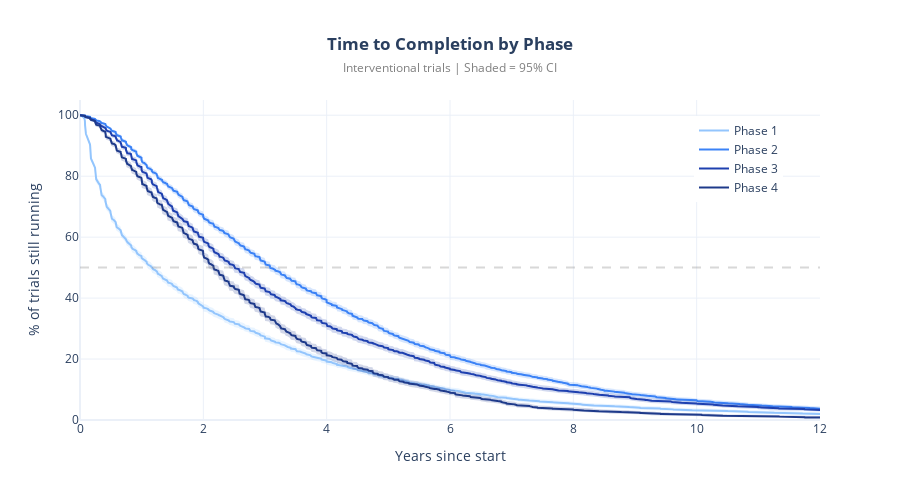

Write notebook code for a chart like this one.
### Code cell
# ============================================================
# 3.2 Kaplan-Meier curves by phase with 95% CI
# ============================================================

# Phase colors (with lighter versions for CI bands)
phase_colors = {
    'Phase 1': '#93c5fd',  # Light blue
    'Phase 2': '#3b82f6',  # Blue
    'Phase 3': '#1e40af',  # Dark blue
    'Phase 4': '#1e3a8a',  # Darker blue
}
phase_ci_colors = {
    'Phase 1': 'rgba(147, 197, 253, 0.2)',
    'Phase 2': 'rgba(59, 130, 246, 0.2)',
    'Phase 3': 'rgba(30, 64, 175, 0.2)',
    'Phase 4': 'rgba(30, 58, 138, 0.2)',
}

fig_phase = go.Figure()

for phase in clinical_phases:
    if phase in phase_km:
        kmf_p = phase_km[phase]
        sf = kmf_p.survival_function_
        ci = kmf_p.confidence_interval_survival_function_
        
        # Convert to years
        sf_years = sf.copy()
        sf_years.index = sf_years.index / 365.25
        ci_years = ci.copy()
        ci_years.index = ci_years.index / 365.25
        
        # Add CI band
        fig_phase.add_trace(go.Scatter(
            x=list(ci_years.index) + list(ci_years.index[::-1]),
            y=list(ci_years.iloc[:, 1] * 100) + list(ci_years.iloc[:, 0][::-1] * 100),
            fill='toself',
            fillcolor=phase_ci_colors.get(phase, 'rgba(100,100,100,0.2)'),
            line=dict(color='rgba(255,255,255,0)'),
            hoverinfo='skip',
            showlegend=False,
            name=f'{phase} CI',
        ))
        
        # Add main line
        fig_phase.add_trace(go.Scatter(
            x=sf_years.index,
            y=sf_years[phase] * 100,
            mode='lines',
            name=phase,
            line=dict(color=phase_colors.get(phase, DEFAULT_COLORS[0]), width=2),
            hovertemplate=f'{phase}<br>Year: %{{x:.1f}}<br>Still running: %{{y:.1f}}%<extra></extra>',
        ))

# Add 50% line
fig_phase.add_hline(y=50, line_dash='dash', line_color='gray', opacity=0.3)

fig_phase.update_layout(
    title=dict(
        text='<b>Time to Completion by Phase</b><br>'
             '<span style="font-size:12px;color:gray">Interventional trials | Shaded = 95% CI</span>',
        x=0.5, xanchor='center'
    ),
    xaxis=dict(title='Years since start', range=[0, 12]),
    yaxis=dict(title='% of trials still running', range=[0, 105]),
    template='plotly_white',
    height=500,
    legend=dict(x=0.95, y=0.95, xanchor='right'),
)

fig_phase.show()

display(Markdown("""
*CI bands are narrow (large n). Formal RMST difference test in Section 3.1 provides significance testing.*
"""))

### Figure 1 — Plotly figure (JSON) as saved in the notebook; plotly's stock layout.template omitted (floating-point values rounded to 4 significant figures; data arrays with more than 128 entries replaced by an {"elided": "..."} marker saying what was removed)
{"data": [{"fill": "toself", "fillcolor": "rgba(147, 197, 253, 0.2)", "hoverinfo": "skip", "line": {"color": "rgba(255,255,255,0)"}, "name": "Phase 1 CI", "showlegend": false, "type": "scatter", "x": {"elided": "10960 float values"}, "y": {"elided": "10960 float values"}}, {"hovertemplate": "Phase 1<br>Year: %{x:.1f}<br>Still running: %{y:.1f}%<extra></extra>", "line": {"color": "#93c5fd", "width": 2}, "mode": "lines", "name": "Phase 1", "type": "scatter", "x": {"elided": "5480 float values"}, "y": {"elided": "5480 float values"}}, {"fill": "toself", "fillcolor": "rgba(59, 130, 246, 0.2)", "hoverinfo": "skip", "line": {"color": "rgba(255,255,255,0)"}, "name": "Phase 2 CI", "showlegend": false, "type": "scatter", "x": {"elided": "10960 float values"}, "y": {"elided": "10960 float values"}}, {"hovertemplate": "Phase 2<br>Year: %{x:.1f}<br>Still running: %{y:.1f}%<extra></extra>", "line": {"color": "#3b82f6", "width": 2}, "mode": "lines", "name": "Phase 2", "type": "scatter", "x": {"elided": "5480 float values"}, "y": {"elided": "5480 float values"}}, {"fill": "toself", "fillcolor": "rgba(30, 64, 175, 0.2)", "hoverinfo": "skip", "line": {"color": "rgba(255,255,255,0)"}, "name": "Phase 3 CI", "showlegend": false, "type": "scatter", "x": {"elided": "10960 float values"}, "y": {"elided": "10960 float values"}}, {"hovertemplate": "Phase 3<br>Year: %{x:.1f}<br>Still running: %{y:.1f}%<extra></extra>", "line": {"color": "#1e40af", "width": 2}, "mode": "lines", "name": "Phase 3", "type": "scatter", "x": {"elided": "5480 float values"}, "y": {"elided": "5480 float values"}}, {"fill": "toself", "fillcolor": "rgba(30, 58, 138, 0.2)", "hoverinfo": "skip", "line": {"color": "rgba(255,255,255,0)"}, "name": "Phase 4 CI", "showlegend": false, "type": "scatter", "x": {"elided": "10960 float values"}, "y": {"elided": "10960 float values"}}, {"hovertemplate": "Phase 4<br>Year: %{x:.1f}<br>Still running: %{y:.1f}%<extra></extra>", "line": {"color": "#1e3a8a", "width": 2}, "mode": "lines", "name": "Phase 4", "type": "scatter", "x": {"elided": "5480 float values"}, "y": {"elided": "5480 float values"}}], "layout": {"height": 500, "legend": {"x": 0.95, "xanchor": "right", "y": 0.95}, "shapes": [{"line": {"color": "gray", "dash": "dash"}, "opacity": 0.3, "type": "line", "x0": 0, "x1": 1, "xref": "x domain", "y0": 50, "y1": 50, "yref": "y"}], "title": {"text": "<b>Time to Completion by Phase</b><br><span style=\"font-size:12px;color:gray\">Interventional trials | Shaded = 95% CI</span>", "x": 0.5, "xanchor": "center"}, "xaxis": {"range": [0, 12], "title": {"text": "Years since start"}}, "yaxis": {"range": [0, 105], "title": {"text": "% of trials still running"}}}}
